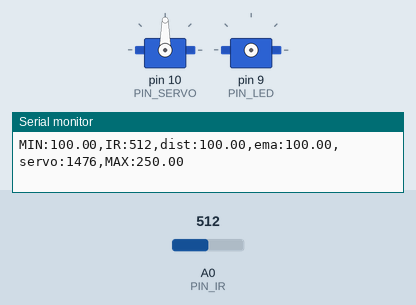
Recording of a sketch running on a simulated Arduino Uno, built with avr-gcc and run on an emulated ATmega328P. On the bench: 2 × servo, the last lines printed to the serial monitor. Wiring (inferred from the names in the program): servo: signal pin 9. Inputs (shaded band) come from the test bench; at power-on: A0 (PIN_IR) = 512. Servo pulses on a pin are drawn as a servo (544–2400 µs = 0–180°).

Above: at 1.2 s.
1.3 s: A0 (PIN_IR) set to 356
At 2.0 s:
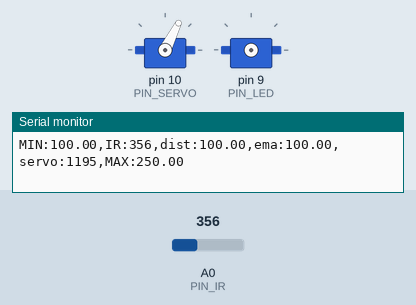
2.8 s: A0 (PIN_IR) set to 333
At 3.1 s:
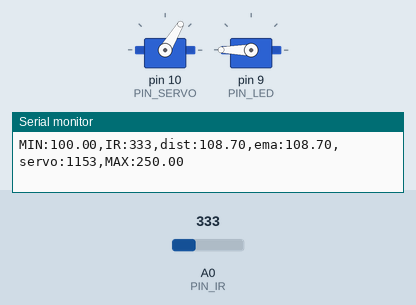
4.3 s: A0 (PIN_IR) set to 511
At 5.4 s:
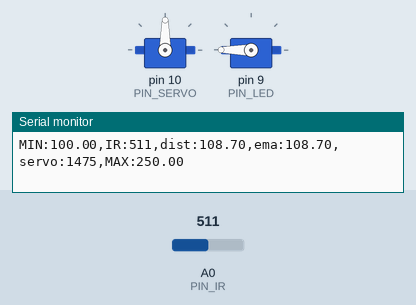
5.8 s: A0 (PIN_IR) set to 306
At 6.6 s:
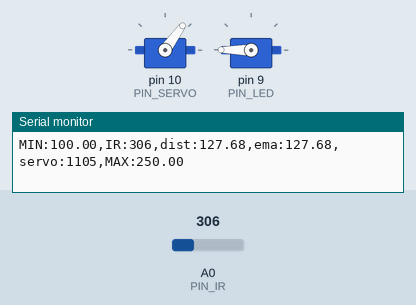
8.8 s: A0 (PIN_IR) set to 217
At 10.1 s:
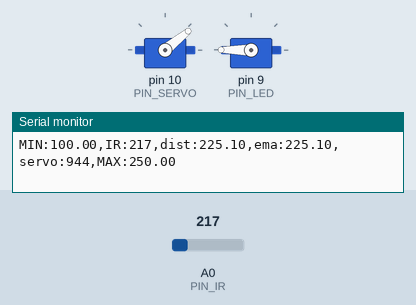
11.8 s: A0 (PIN_IR) set to 192
At 12.3 s:
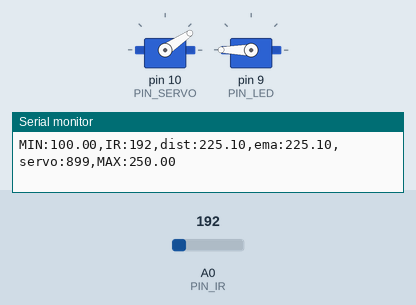
Timing chart, 0 to 14.3 s (numbered marks = the images above; inputs shaded):
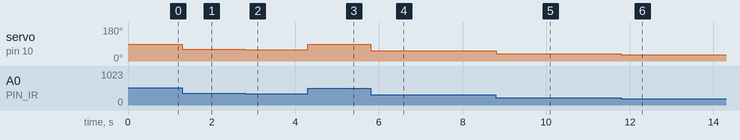

The sketch:

17_example_1.ino
```cpp
#include <Servo.h>

// Arduino pin assignment

#define PIN_POTENTIOMETER 3 // Potentiometer at Pin A3
// Add IR Sensor Definition Here !!!
#define PIN_IR 0 // Potentiometer at Pin A3
#define PIN_SERVO 10
#define PIN_LED 9

#define _DUTY_MIN 553  // servo full clock-wise position (0 degree)
#define _DUTY_NEU 1476 // servo neutral position (90 degree)
#define _DUTY_MAX 2399 // servo full counter-clockwise position (180 degree)
#define _DIST_MIN 100.0   // minimum distance to be measured (unit: mm)
#define _DIST_MAX 250.0   // maximum distance to be measured (unit: mm)

#define LOOP_INTERVAL 20   // Loop Interval (unit: msec)
#define _EMA_ALPHA 0.5

Servo myservo;
unsigned long last_loop_time;   // unit: msec
float dist_ema, dist_prev = _DIST_MAX;

void setup()
{
  myservo.attach(PIN_SERVO);
  myservo.writeMicroseconds(_DUTY_NEU);
  pinMode(PIN_LED, OUTPUT);
  dist_prev = _DIST_MIN; // raw distance output from USS (unit: mm)
  Serial.begin(1000000);
}

void loop()
{
  unsigned long time_curr = millis();
  int a_value, duty;
  float  dist;
  digitalWrite(PIN_LED, LOW);

  // wait until next event time
  if (time_curr < (last_loop_time + LOOP_INTERVAL))
    return;
  last_loop_time += LOOP_INTERVAL;

  // Remove Next line !!!
  a_value = analogRead(PIN_IR);
  // Read IR Sensor value !!!
  // Convert IR sensor value into distance !!!
  // we need distance range filter here !!!
  // we need EMA filter here !!!
  dist = (6762.0/(a_value-9)-4.0)*10.0 - 60.0;

  if (dist <= _DIST_MIN) {
    dist= dist_prev;           // cut lower than minimum
    digitalWrite(PIN_LED, LOW);       // LED OFF
  } else if (dist >= _DIST_MAX) {
    dist= dist_prev;           // Cut higher than maximum
    digitalWrite(PIN_LED, LOW);       // LED OFF
  } else {    // In desired Range
    digitalWrite(PIN_LED, HIGH);       // LED ON
    dist_prev = dist;
  }

  // Apply ema filter here
  dist_ema = dist;


  // map distance into duty
//  duty = (a_value / 1024) * _DUTY_MAX;
  duty = map(a_value, 0, 1023, _DUTY_MIN, _DUTY_MAX);
//  duty = (a_value - 0) * (_DUTY_MAX- _DUTY_MIN) / (1024- 0) + _DUTY_MIN;
  myservo.writeMicroseconds(duty);

  Serial.print("MIN:"); Serial.print(_DIST_MIN);
  Serial.print(",IR:"); Serial.print(a_value);
  Serial.print(",dist:"); Serial.print(dist);
  Serial.print(",ema:"); Serial.print(dist_ema);
  Serial.print(",servo:"); Serial.print(duty);
  Serial.print(",MAX:"); Serial.print(_DIST_MAX);
  Serial.println("");

}
```

Measured:
- after the input at 1.3 s, servo on pin 10 (PIN_SERVO): 90° → 63° at once
- after the input at 2.8 s, servo on pin 10 (PIN_SERVO): 63° → 59° at once
- after the input at 4.3 s, servo on pin 10 (PIN_SERVO): 59° → 90° at once
- after the input at 5.8 s, servo on pin 10 (PIN_SERVO): 90° → 54° at once
- after the input at 8.8 s, servo on pin 10 (PIN_SERVO): 54° → 39° at once
- after the input at 11.8 s, servo on pin 10 (PIN_SERVO): 39° → 34° at once
